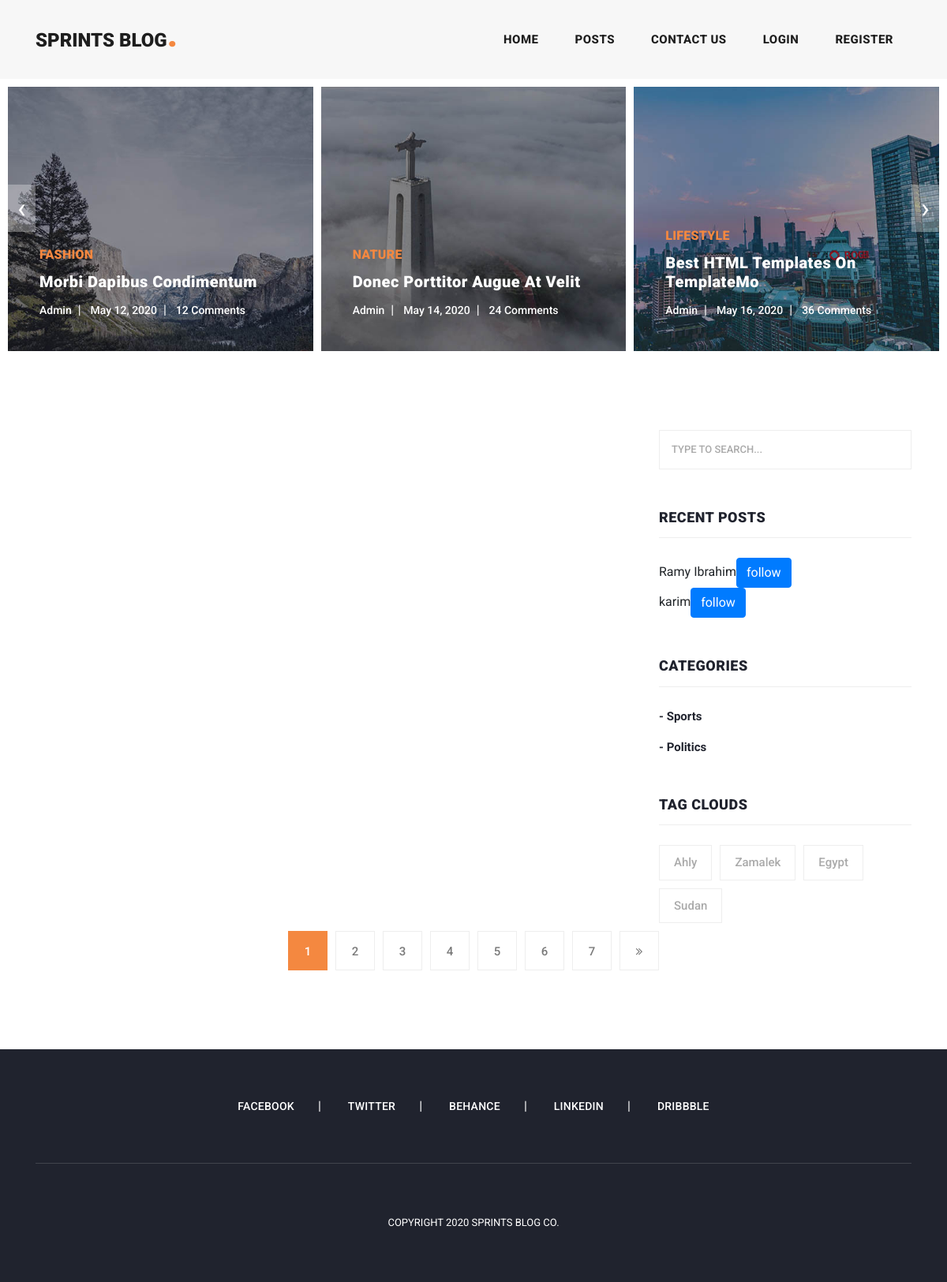
The page / on the database its author committed.
### tables this page shows
CREATE TABLE `users` (
  `id` bigint(20) UNSIGNED NOT NULL,
  `name` varchar(500) NOT NULL,
  `username` varchar(255) NOT NULL,
  `password` varchar(255) NOT NULL,
  `email` varchar(255) NOT NULL,
  `phone` varchar(50) DEFAULT NULL,
  `type` tinyint(4) NOT NULL DEFAULT 0,
  `active` tinyint(1) NOT NULL DEFAULT 1
);

CREATE TABLE `categories` (
  `id` bigint(20) UNSIGNED NOT NULL,
  `name` varchar(50) NOT NULL
);

CREATE TABLE `tags` (
  `id` bigint(20) UNSIGNED NOT NULL,
  `name` varchar(200) NOT NULL
);

### logic/posts.php (called while the page is built, shortened)
<?php
require_once(BASE_PATH . '/dal/basic_dal.php');
function getPosts(
    $page_size,
    $page = 1,
    $category_id = null,
    $tag_id = null,
    $user_id = null,
    $follow_id = null,
    $q = null,
    $order_field = "publish_date",
    $order_by = "desc",
    $like_by_user_id = null
) {
    $offset = ($page - 1) * $page_size;
    $sql = "SELECT p.*,c.name AS category_name,u.name AS user_name FROM posts p
    INNER JOIN categories c ON c.id=p.category_id
    INNER JOIN users u ON u.id=p.user_id
    WHERE 1=1";
    $types = '';
    $vals = [];
    $sql = addWhereConditions($sql, $category_id, $tag_id, $user_id,$follow_id, $q, $types, $vals);
    $sql .= " ORDER BY $order_field $order_by limit $offset,$page_size";
    $posts =  getRows($sql, $types, $vals);
    for ($i = 0; $i < count($posts); $i++) {
        $posts[$i]['comments'] = getPostCommentsCount($posts[$i]['id']);
        $posts[$i]['tags'] = getPostTags($posts[$i]['id']);
        $posts[$i]['likes_count'] = getLikesCount($posts[$i]['id']);
        if ($like_by_user_id) {
            $posts[$i]['liked_by_me'] = getIfLikedByMe($posts[$i]['id'], $like_by_user_id);
        } else
            $posts[$i]['liked_by_me'] = false;
    }
    return $posts;
}
function getUsers($page_size, $page = 1, $q = null, $order_field = "name", $order_by = "desc")
{
    $offset = ($page - 1) * $page_size;
    $sql = "SELECT id,name,username,email,phone FROM users ORDER BY $order_field $order_by limit $offset,$page_size ";
    $users =  getRows($sql);
    return $users;
}
function getPostsCount($category_id = null, $tag_id = null, $user_id = null,$follow_id=null, $q = null)
{
    $sql = "SELECT count(0) as cnt FROM posts p
    INNER JOIN categories c ON c.id=p.category_id
    INNER JOIN users u ON u.id=p.user_id
    WHERE 1=1";
    $types = '';
    $vals = [];
    $sql = addWhereConditions($sql, $category_id, $tag_id, $user_id,$follow_id, $q, $types, $vals);
    return  getRow($sql, $types, $vals)['cnt'];
}
function addWhereConditions($sql, $category_id = null, $tag_id = null, $user_id = null,$follow_id=null, $q = null, &$types, &$vals)
{
    return $sql;
}
function getPostCommentsCount($postId)
{
    $sql = "SELECT id,comment FROM comments WHERE post_id=$postId";
    $result = getRows($sql);
    return $result;
}
function getLikesCount($postId)
{
    $sql = "SELECT COUNT(0) as cnt FROM likes WHERE post_id=$postId";
    $result = getRow($sql);
    return $result['cnt'];
}
function getPostTags($postId)
{
    $sql = "SELECT t.id,t.name FROM post_tags pt
    INNER JOIN tags t ON t.id=pt.tag_id
    WHERE post_id=$postId";
    return getRows($sql);
}

### dal/basic_dal.php (called while the page is built, shortened)
<?php
function getConnection()
{
    $conn = mysqli_connect('localhost', 'root', '', 'blog');
    mysqli_query($conn, "SET CHARACTER SET utf-8");
    return $conn;
}
function getRows($sql, $types = null, $vals = null)
{
    $results = [];
    $conn = getConnection();
    if ($conn) {
        if ($types && $vals) {
            $stmt = mysqli_prepare($conn, $sql);
            mysqli_stmt_bind_param($stmt, $types, ...$vals);
            mysqli_stmt_execute($stmt);
            $query = mysqli_stmt_get_result($stmt);
            mysqli_stmt_close($stmt);
        } else {
            $query = mysqli_query($conn, $sql);
        }
        while (($row = mysqli_fetch_assoc($query)) != null) {
            array_push($results, $row);
        }
    }
    return $results;
}
function getRow($sql, $types = null, $vals = null)
{
    $results = getRows($sql, $types, $vals);
    if (count($results) > 0)
        return $results[0];
    return null;
}

### logic/categories.php (called while the page is built)
<?php
require_once(BASE_PATH . '/dal/basic_dal.php');
function getCategories()
{
    $sql = "SELECT * FROM categories";
    return getRows($sql);
}

### logic/tags.php (called while the page is built)
<?php
require_once(BASE_PATH . '/dal/basic_dal.php');
function getTags()
{
    $sql = "SELECT * FROM tags";
    return getRows($sql);
}

### index.php (the view, shortened to what this page needs)
<?php
require_once(BASE_PATH . '/logic/posts.php');
require_once(BASE_PATH . '/logic/categories.php');
require_once(BASE_PATH . '/logic/tags.php');
$category_id = isset($_REQUEST['category_id']) ? $_REQUEST['category_id'] : null;
$tag_id = isset($_REQUEST['tag_id']) ? $_REQUEST['tag_id'] : null;
$q = isset($_REQUEST['q']) ? $_REQUEST['q'] : null;
$page = isset($_REQUEST['page']) ? $_REQUEST['page'] : 1;
$page_size = 2;
$order_field = isset($_REQUEST['order_field']) ? $_REQUEST['order_field'] : 'id';
$order_by = isset($_REQUEST['order_by']) ? $_REQUEST['order_by'] : 'asc';
$follow =  isset($_REQUEST['id']) ? $_REQUEST['id'] : '';
$posts = getPosts($page_size, $page, $category_id, $tag_id, null,$follow, $q, 'publish_date', 'desc', getUserId());
$posts_count  = getPostsCount($category_id, $tag_id,$follow, null, $q);
$page_count = ceil($posts_count / $page_size);
$categories = getCategories();
$tags = getTags();
$users = getUsers($page_size,$page,$q,$order_field, $order_by);
function getUrl($p, $category_id, $tag_id,$follow, $q)
{
  $url = BASE_URL . "/index.php?page=$p";
  return $url;
}
?>
<?php require_once('layout/header.php'); ?>
<div class="main-banner header-text">
  <div class="container-fluid">
    <div class="owl-banner owl-carousel">
      <div class="item">
        <img src="assets/images/banner-item-01.jpg" alt="">
        <div class="item-content">
          <div class="main-content">
            <div class="meta-category">
              <span>Fashion</span>
            </div>
            <a href="post-details.html">
              <h4>Morbi dapibus condimentum</h4>
            </a>
            <ul class="post-info">
              <li><a href="#">Admin</a></li>
              <li><a href="#">May 12, 2020</a></li>
              <li><a href="#">12 Comments</a></li>
            </ul>
          </div>
        </div>
      </div>
      <div class="item">
        <img src="assets/images/banner-item-02.jpg" alt="">
        <div class="item-content">
          <div class="main-content">
            <div class="meta-category">
              <span>Nature</span>
            </div>
            <a href="post-details.html">
              <h4>Donec porttitor augue at velit</h4>
            </a>
            <ul class="post-info">
              <li><a href="#">Admin</a></li>
              <li><a href="#">May 14, 2020</a></li>
              <li><a href="#">24 Comments</a></li>
            </ul>
          </div>
        </div>
      </div>
      <div class="item">
        <img src="assets/images/banner-item-03.jpg" alt="">
        <div class="item-content">
          <div class="main-content">
            <div class="meta-category">
              <span>Lifestyle</span>
            </div>
            <a href="post-details.html">
              <h4>Best HTML Templates on TemplateMo</h4>
            </a>
            <ul class="post-info">
              <li><a href="#">Admin</a></li>
              <li><a href="#">May 16, 2020</a></li>
              <li><a href="#">36 Comments</a></li>
            </ul>
          </div>
        </div>
      </div>
    </div>
  </div>
</div>
<section class="blog-posts">
  <div class="container">
    <div class="row">
      <div class="col-lg-8">
      </div>
      <div class="col-lg-4">
        <div class="sidebar">
          <div class="row">
            <div class="col-lg-12">
              <div class="sidebar-item search">
                <form id="search_form" name="gs" method="GET" action="#">
                  <input type="text" name="q" class="searchText" placeholder="type to search..." autocomplete="on">
                </form>
              </div>
            </div>
            <div class="col-lg-12">
              <div class="sidebar-item recent-posts">
                <div class="sidebar-heading">
                  <h2>Recent Posts</h2>
                </div>
                <div class="content">
                 <?php
                 foreach($users as $user){
                  echo $user['name'].''."<a href='index.php?id={$user['id']}' class='btn btn-primary'>follow</a>";
                  ?>
                  <br>
                  <?php
                 }
                 ?>
                </div>
              </div>
            </div>
            <div class="col-lg-12">
              <div class="sidebar-item categories">
                <div class="sidebar-heading">
                  <h2>Categories</h2>
                </div>
                <div class="content">
                  <ul>
                    <?php
                    foreach ($categories as $category) {
                    ?>
                      <li><a href="<?= BASE_URL . '/posts.php?category_id=' . $category['id'] ?>">- <?= $category['name'] ?></a></li>
                    <?php
                    }
                    ?>
                  </ul>
                </div>
              </div>
            </div>
            <div class="col-lg-12">
              <div class="sidebar-item tags">
                <div class="sidebar-heading">
                  <h2>Tag Clouds</h2>
                </div>
                <div class="content">
                  <ul>
                    <?php
                    foreach ($tags as $tag) {
                    ?>
                      <li><a href="<?= BASE_URL . '/posts.php?tag_id=' . $tag['id'] ?>"><?= $tag['name'] ?></a></li>
                    <?php
                    }
                    ?>
                  </ul>
                </div>
              </div>
            </div>
          </div>
        </div>
      </div>
    </div>
  </div>
</section>
<div class="col-lg-12">
  <ul class="page-numbers">
    <?php
    $nxtUrl = getUrl($page + 1, $category_id, $tag_id,$follow, $q);
    for ($i = 1; $i <= $page_count; $i++) {
      $url = getUrl($i, $category_id, $tag_id,$follow, $q);
      echo "<li class=" . ($i == $page ? "active" : "") . "><a href='{$url}'>{$i}</a></li>";
    }
    if ($page < $page_count) echo "<li><a href='{$nxtUrl}'><i class='fa fa-angle-double-right'></i></a></li>";
    ?>
  </ul>
</div>
<?php require_once('layout/footer.php') ?>

### assets/css/templatemo-stand-blog.css (style rules this page uses)
body { font-family: 'Roboto', sans-serif; overflow-x: hidden; text-rendering: optimizeLegibility; -webkit-font-smoothing: antialiased; -moz-osx-font-smoothing: grayscale; }
a { text-decoration: none!important; }
ul { padding: 0; margin: 0; list-style: none; }
h1, h2, h3, h4, h5, h6 { margin: 0px; }
.main-banner .container-fluid { padding: 0px 10px; margin-bottom: -24px; }
.owl-banner { padding-top: 110px; }
.owl-banner .item { position: relative; }
.owl-banner .item .item-content { position: absolute; bottom: 40px; left: 40px; }
.owl-banner .item .item-content .meta-category span { color: #f48840; font-size: 18px; text-transform: uppercase; font-weight: 900; letter-spacing: 0.25px; }
.owl-banner .item .item-content h4 { font-size: 24px; font-weight: 900; color: #fff; letter-spacing: 0.5px; text-transform: capitalize; margin: 10px 0px 12px 0px; }
.owl-banner .item .item-content ul li { display: inline-block; margin-right: 8px; }
.owl-banner .item .item-content ul li:after { content: '|'; color: #fff; margin-left: 8px; }
.owl-banner .item .item-content ul li:last-child::after { display: none; }
.owl-banner .item .item-content ul li a { font-size: 14px; color: #fff; font-weight: 500; transition: all .3s; }
.blog-posts { margin-top: 100px; }
ul.page-numbers { text-align: center; }
ul.page-numbers li { display: inline-block; margin: 0px 5px; }
ul.page-numbers li a { width: 50px; height: 50px; display: inline-block; text-align: center; line-height: 50px; font-size: 15px; color: #7a7a7a; border: 1px solid #eee; font-weight: 500; transition: all 0.3s; }
ul.page-numbers li.active a { background-color: #f48840; border-color: #f48840; color: #fff; }
.blog-posts .sidebar-heading h2 { font-size: 18px; text-transform: uppercase; font-weight: 900; letter-spacing: 0.5px; color: #20232e; border-bottom: 1px solid #eee; padding-bottom: 15px; margin-bottom: 25px; }
.sidebar { margin-left: 30px; }
.sidebar .sidebar-item { margin-top: 50px; }
.sidebar .search { margin-top: 0px; }
.sidebar .sidebar-heading h2 { font-size: 18px; text-transform: uppercase; font-weight: 900; letter-spacing: 0.5px; color: #20232e; border-bottom: 1px solid #eee; padding-bottom: 15px; margin-bottom: 25px; }
.sidebar .search input { width: 100%; height: 50px; border: 1px solid #eee; font-size: 13px; text-transform: uppercase; font-weight: 500; color: #7a7a7a; outline: none; padding: 0px 15px; }
.sidebar .search input::placeholder { color: #aaa; }
.sidebar .categories ul li { margin-bottom: 15px; }
.sidebar .categories ul li:last-child { margin-bottom: 0px; }
.sidebar .categories ul li a { font-size: 15px; font-weight: 700; color: #20232e; transition: all .3s; }
.sidebar .tags ul li { margin-right: 6px; display: inline-block; }
.sidebar .tags ul li { margin-bottom: 10px; }
.sidebar .tags ul li a { font-size: 15px; font-weight: 500; color: #aaa; display: inline-block; border: 1px solid #eee; padding: 10px 18px; transition: all .3s; }
@media (max-width: 1250px) { .owl-banner .item .item-content .meta-category span { font-size: 16px; } }
@media (max-width: 1250px) { .owl-banner .item .item-content h4 { font-size: 20px; } }

### rows shown on the page
users: name "Ramy Ibrahim"
users: name "karim"
categories: name "Sports"
categories: name "Politics"
tags: name "Ahly"
tags: name "Zamalek"
tags: name "Egypt"
tags: name "Sudan"
